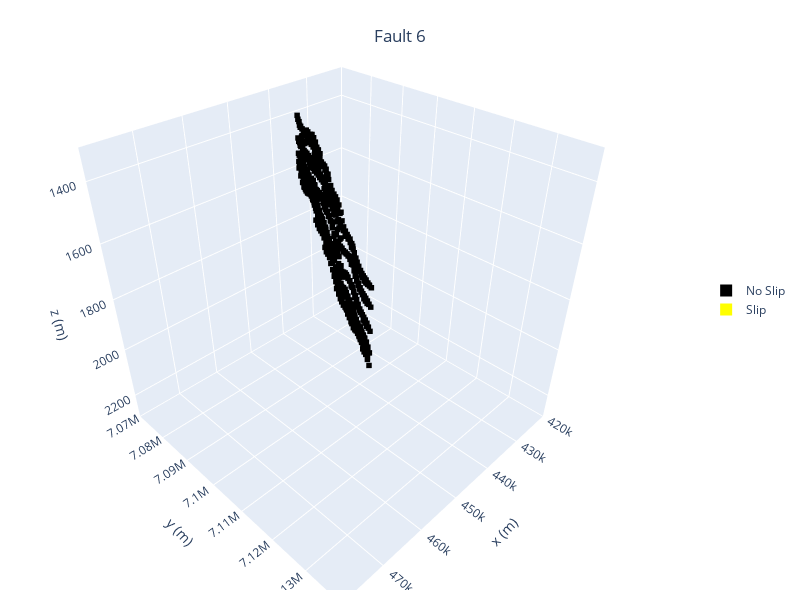

Here is the notebook cell this chart was saved with:
### Code cell
import numpy as np
import plotly.graph_objects as go
from plotly.subplots import make_subplots
# parameters
fault_id = 0; year = 2060; year_list = [2030, 2040, 2050, 2060, 2550, 3050]
# load data
coor_fault = np.load('results/JD_Sula_2025_gmc_coor&fault_reservoir.npy')
fault_slip = np.load('results/fault_slip_gmc/case2_fault_slip.npy')

# Filter data for the specific fault_id
x_coor = coor_fault[:,:,:,0][coor_fault[:,:,:,3] == fault_id]
y_coor = coor_fault[:,:,:,1][coor_fault[:,:,:,3] == fault_id]
z_coor = coor_fault[:,:,:,2][coor_fault[:,:,:,3] == fault_id]
fault_slip_val = fault_slip[:,:,:,year_list.index(year)][coor_fault[:,:,:,3] == fault_id]

mask0 = (fault_slip_val == 0); mask1 = (fault_slip_val == 1)
# Real traces (small markers for plot, no legend)
trace_no_slip = go.Scatter3d(
    x=x_coor[mask0],
    y=y_coor[mask0],
    z=z_coor[mask0],
    mode='markers',
    marker=dict(size=2, color='black', symbol='square'),
    name='No Slip',
    showlegend=False   # hide real trace from legend
)

trace_slip = go.Scatter3d(
    x=x_coor[mask1],
    y=y_coor[mask1],
    z=z_coor[mask1],
    mode='markers',
    marker=dict(size=2, color='yellow', symbol='square'),
    name='Slip',
    showlegend=False   # hide real trace from legend
)

# Dummy traces (legend only, big markers)
dummy_no_slip = go.Scatter3d(
    x=[None], y=[None], z=[None],
    mode='markers',
    marker=dict(size=50, color='black', symbol='square'),
    name='No Slip',
    showlegend=True
)
dummy_slip = go.Scatter3d(
    x=[None], y=[None], z=[None],
    mode='markers',
    marker=dict(size=50, color='yellow', symbol='square'),
    name='Slip',
    showlegend=True
)

# Build figure
fig = make_subplots(
    rows=1, cols=1,
    specs=[[{'type': 'scatter3d'}]]
)

# Always add real traces (for plotting)
fig.add_trace(trace_no_slip, row=1, col=1)
fig.add_trace(trace_slip, row=1, col=1)

# Always add dummy traces (for legend only)
fig.add_trace(dummy_no_slip, row=1, col=1)
fig.add_trace(dummy_slip, row=1, col=1)

# Layout
fig.update_layout(
    width=800,
    height=600,
    title=dict(
        text='Fault 6',
        y=0.95,
        x=0.5,
        xanchor='center',
        yanchor='top'
    ),
    legend=dict(
        orientation='v',
        yanchor='middle',
        y=0.5,
        xanchor='left',
        x=1.05,
        itemsizing='constant'
    ),
    scene=dict(
        xaxis=dict(title='x (m)', range=[420000, 480000]),
        yaxis=dict(title='y (m)', range=[7070000, 7140000]),
        zaxis=dict(title='z (m)', range=[2300,1300])
    ),
    margin=dict(l=10, r=50, b=10, t=10)
)

fig.show()

### Figure 1 — Plotly figure (JSON) as saved in the notebook; plotly's stock layout.template omitted (floating-point values rounded to 4 significant figures; data arrays with more than 128 entries replaced by an {"elided": "..."} marker saying what was removed)
{"data": [{"marker": {"color": "black", "size": 2, "symbol": "square"}, "mode": "markers", "name": "No Slip", "scene": "scene", "showlegend": false, "type": "scatter3d", "x": {"elided": "615 float values"}, "y": {"elided": "615 float values"}, "z": {"elided": "615 float values"}}, {"marker": {"color": "yellow", "size": 2, "symbol": "square"}, "mode": "markers", "name": "Slip", "scene": "scene", "showlegend": false, "type": "scatter3d", "x": [], "y": [], "z": []}, {"marker": {"color": "black", "size": 50, "symbol": "square"}, "mode": "markers", "name": "No Slip", "scene": "scene", "showlegend": true, "type": "scatter3d", "x": [null], "y": [null], "z": [null]}, {"marker": {"color": "yellow", "size": 50, "symbol": "square"}, "mode": "markers", "name": "Slip", "scene": "scene", "showlegend": true, "type": "scatter3d", "x": [null], "y": [null], "z": [null]}], "layout": {"height": 600, "legend": {"itemsizing": "constant", "orientation": "v", "x": 1.05, "xanchor": "left", "y": 0.5, "yanchor": "middle"}, "margin": {"b": 10, "l": 10, "r": 50, "t": 10}, "scene": {"domain": {"x": [0, 1], "y": [0, 1]}, "xaxis": {"range": [420000, 480000], "title": {"text": "x (m)"}}, "yaxis": {"range": [7070000, 7140000], "title": {"text": "y (m)"}}, "zaxis": {"range": [2300, 1300], "title": {"text": "z (m)"}}}, "title": {"text": "Fault 6", "x": 0.5, "xanchor": "center", "y": 0.95, "yanchor": "top"}, "width": 800}}
